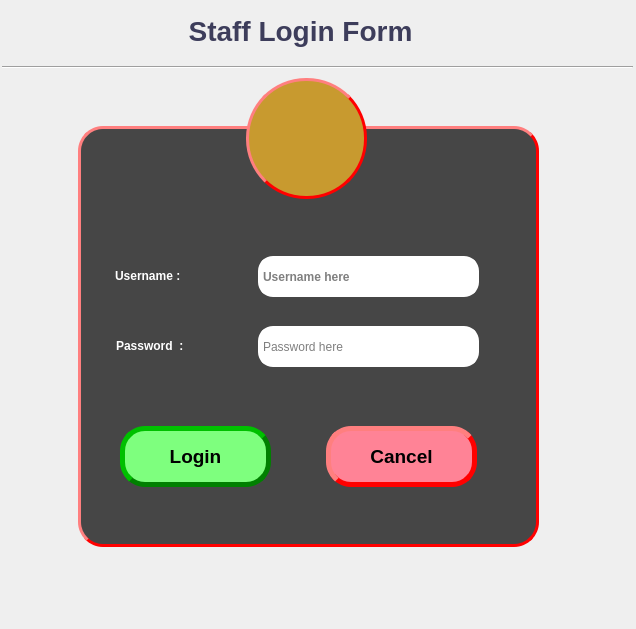
<?xml version="1.0" encoding="UTF-8"?>
<ui version="4.0">
 <class>Staff_Login</class>
 <widget class="QDialog" name="Staff_Login">
  <property name="enabled">
   <bool>true</bool>
  </property>
  <property name="geometry">
   <rect>
    <x>0</x>
    <y>0</y>
    <width>636</width>
    <height>629</height>
   </rect>
  </property>
  <property name="windowTitle">
   <string>Dialog</string>
  </property>
  <property name="autoFillBackground">
   <bool>false</bool>
  </property>
  <property name="styleSheet">
   <string notr="true">#Staff_Login{background-image:url(:/Images/50-Beautiful.jpg)}</string>
  </property>
  <widget class="QLabel" name="login_title">
   <property name="geometry">
    <rect>
     <x>130</x>
     <y>-5</y>
     <width>341</width>
     <height>71</height>
    </rect>
   </property>
   <property name="font">
    <font>
     <pointsize>21</pointsize>
     <weight>75</weight>
     <bold>true</bold>
    </font>
   </property>
   <property name="styleSheet">
    <string notr="true">color:rgb(61, 61, 91)</string>
   </property>
   <property name="text">
    <string>Staff Login Form</string>
   </property>
   <property name="alignment">
    <set>Qt::AlignCenter</set>
   </property>
  </widget>
  <widget class="QLabel" name="username_lbl">
   <property name="geometry">
    <rect>
     <x>115</x>
     <y>250</y>
     <width>161</width>
     <height>51</height>
    </rect>
   </property>
   <property name="styleSheet">
    <string notr="true">font: 75 14pt &quot;Cambria&quot;;
font:bold;
color: rgb(255, 255, 255);</string>
   </property>
   <property name="text">
    <string>Username :</string>
   </property>
  </widget>
  <widget class="QLabel" name="password_lbl">
   <property name="geometry">
    <rect>
     <x>116</x>
     <y>320</y>
     <width>161</width>
     <height>51</height>
    </rect>
   </property>
   <property name="styleSheet">
    <string notr="true">font: 75 14pt &quot;Cambria&quot;;
font:bold;
color: rgb(255, 255, 255);</string>
   </property>
   <property name="text">
    <string>Password  :</string>
   </property>
  </widget>
  <widget class="QLineEdit" name="username_le">
   <property name="geometry">
    <rect>
     <x>258</x>
     <y>256</y>
     <width>221</width>
     <height>41</height>
    </rect>
   </property>
   <property name="styleSheet">
    <string notr="true">border-radius:15px;
border-style:outset;
border-width:3px;
border-color:white;
font: 11pt &quot;Cambria&quot;;
font:bold</string>
   </property>
   <property name="placeholderText">
    <string>Username here</string>
   </property>
  </widget>
  <widget class="QLineEdit" name="password_le">
   <property name="geometry">
    <rect>
     <x>258</x>
     <y>326</y>
     <width>221</width>
     <height>41</height>
    </rect>
   </property>
   <property name="styleSheet">
    <string notr="true">border-radius:15px;
border-style:outset;
border-width:3px;
border-color:white;
font: 11pt &quot;Cambria&quot;;</string>
   </property>
   <property name="echoMode">
    <enum>QLineEdit::Password</enum>
   </property>
   <property name="placeholderText">
    <string>Password here</string>
   </property>
  </widget>
  <widget class="QPushButton" name="login_btn">
   <property name="geometry">
    <rect>
     <x>120</x>
     <y>426</y>
     <width>151</width>
     <height>61</height>
    </rect>
   </property>
   <property name="font">
    <font>
     <pointsize>14</pointsize>
     <weight>75</weight>
     <bold>true</bold>
    </font>
   </property>
   <property name="styleSheet">
    <string notr="true">background-color:rgb(126, 255, 126);
border-radius:25px;
border-style:outset;
border-width:5px;
border-color:green;</string>
   </property>
   <property name="text">
    <string>Login</string>
   </property>
  </widget>
  <widget class="QPushButton" name="cancel_btn">
   <property name="geometry">
    <rect>
     <x>326</x>
     <y>426</y>
     <width>151</width>
     <height>61</height>
    </rect>
   </property>
   <property name="font">
    <font>
     <pointsize>14</pointsize>
     <weight>75</weight>
     <bold>true</bold>
    </font>
   </property>
   <property name="styleSheet">
    <string notr="true">background-color:rgb(255, 131, 150);
border-radius:25px;
border-style:outset;
border-width:5px;
border-color:red;</string>
   </property>
   <property name="text">
    <string>Cancel</string>
   </property>
  </widget>
  <widget class="QFrame" name="frame">
   <property name="geometry">
    <rect>
     <x>78</x>
     <y>126</y>
     <width>461</width>
     <height>421</height>
    </rect>
   </property>
   <property name="styleSheet">
    <string notr="true">background-color:rgb(70, 70, 70);
border-radius:25px;
border-style:outset;
border-width:3px;
border-color:red;
</string>
   </property>
   <property name="frameShape">
    <enum>QFrame::StyledPanel</enum>
   </property>
   <property name="frameShadow">
    <enum>QFrame::Raised</enum>
   </property>
  </widget>
  <widget class="QToolButton" name="toolButton">
   <property name="geometry">
    <rect>
     <x>246</x>
     <y>78</y>
     <width>121</width>
     <height>121</height>
    </rect>
   </property>
   <property name="styleSheet">
    <string notr="true">background-color:rgb(200, 154, 47);
border-radius:60px;
border-style:outset;
border-width:3px;
border-color:red;
</string>
   </property>
   <property name="text">
    <string/>
   </property>
   <property name="icon">
    <iconset>
     <normaloff>images/Staff_Login.png</normaloff>images/Staff_Login.png</iconset>
   </property>
   <property name="iconSize">
    <size>
     <width>110</width>
     <height>110</height>
    </size>
   </property>
   <property name="checkable">
    <bool>false</bool>
   </property>
  </widget>
  <widget class="Line" name="line">
   <property name="geometry">
    <rect>
     <x>2</x>
     <y>57</y>
     <width>631</width>
     <height>20</height>
    </rect>
   </property>
   <property name="orientation">
    <enum>Qt::Horizontal</enum>
   </property>
  </widget>
  <zorder>frame</zorder>
  <zorder>login_title</zorder>
  <zorder>username_lbl</zorder>
  <zorder>password_lbl</zorder>
  <zorder>username_le</zorder>
  <zorder>password_le</zorder>
  <zorder>login_btn</zorder>
  <zorder>cancel_btn</zorder>
  <zorder>toolButton</zorder>
  <zorder>line</zorder>
 </widget>
 <resources>
  <include location="Vasa.qrc"/>
  <include location="images/Vasa.qrc"/>
 </resources>
 <connections/>
</ui>
